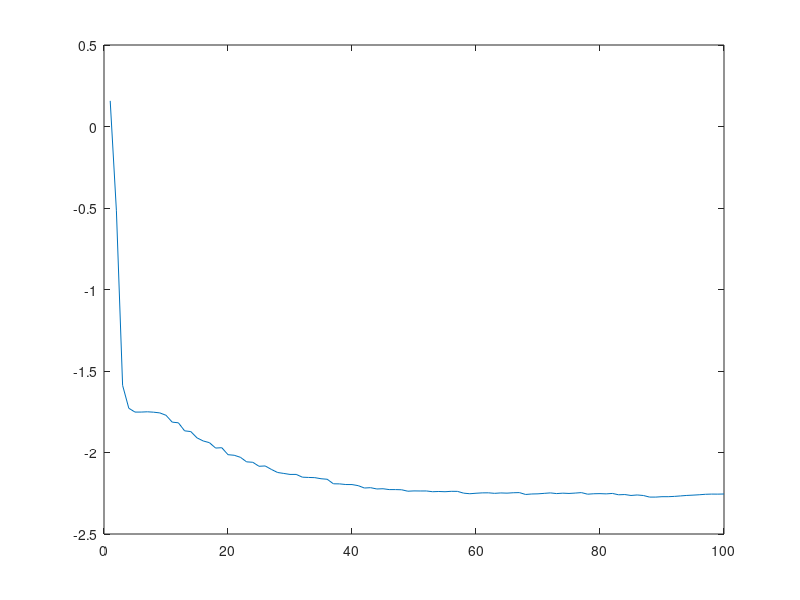
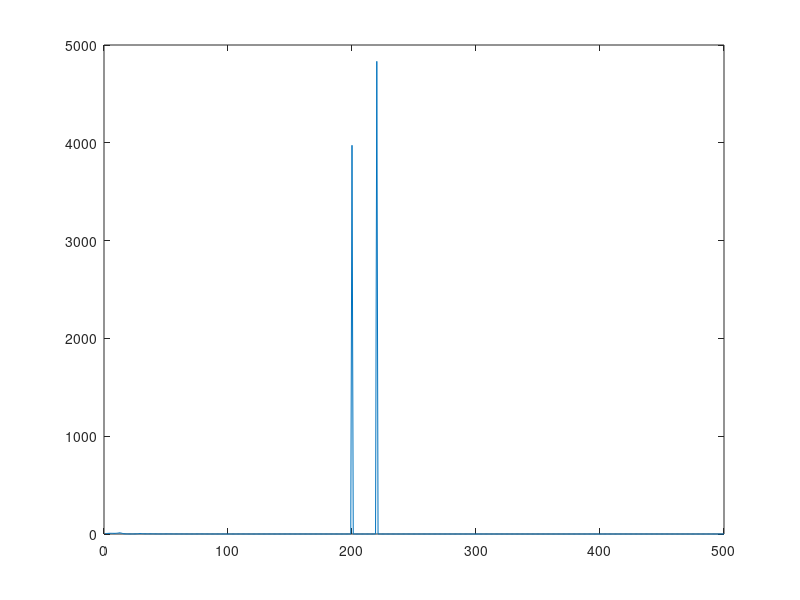
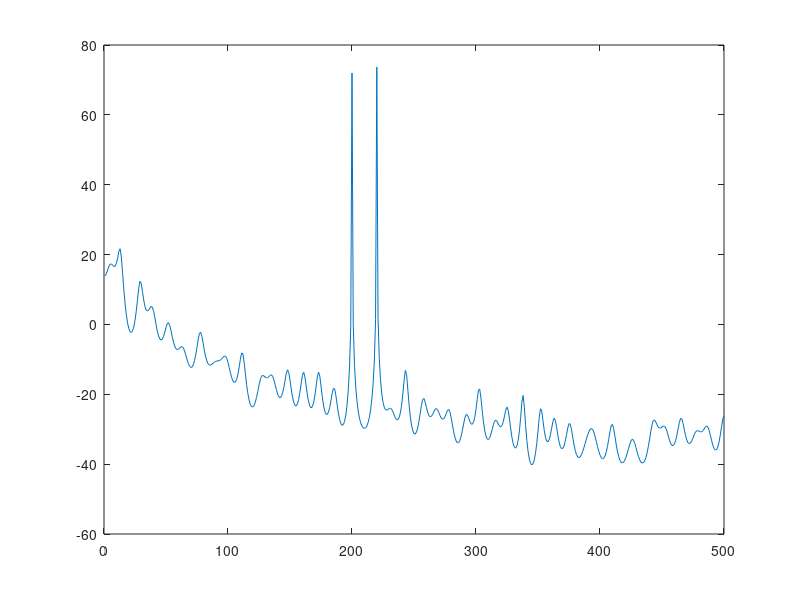

Here is the MATLAB script that generated these plots, in order:
% Ve mat do pho cong suat, dung mo hinh AR, 
% phuong phap binh phuong toi thieu

clear
close all
clc
load myfile.mat xx

N=1001;
T=0.001;

tt=xx(1,:);
yy=xx(2,:);

for p=1:100
    
    xn=zeros(N-p,1);
    R=zeros(N-p,p); 
    theta=zeros(p,1);
    for k=1:(N-p)
        xn(k)=yy(k+p);
    end

   

    for m=1:(N-p)
        for n=1:p
            R(m,n) = -yy(m+p-n);
        end
    end

    theta = (R'*R)\R'*xn;

    Jmin=(xn-R*theta)'*(xn-R*theta);

    b0 = sqrt(Jmin/(N-p));

    AIC(p) = 2*p/N + log(b0.^2);
   
end

pp=1:100;
plot(pp,AIC);

min=AIC(1);
for p=1:100
    if (AIC(p)<min)
        min=AIC(p);
        p0=p;
    end
end

fprintf(' Gia tri p de AIC nho nhat la: %d',p0);


% Sau khi da xac dinh duoc p, ta ve pho mat do cong suat
p=p0;
xn=zeros(N-p,1);
R=zeros(N-p,p); 
theta=zeros(p,1);
for k=1:(N-p)
     xn(k)=yy(k+p);
end



for m=1:(N-p)
    for n=1:p
        R(m,n) = -yy(m+p-n);
    end
end

theta = (R'*R)\R'*xn;

Jmin=(xn-R*theta)'*(xn-R*theta);

b0 = sqrt(Jmin/(N-p));

for f=1:500
    s(f)=1;
    for k=1:p
        s(f)=s(f)+theta(k)*exp(-1i*2*pi*f*T.*k);
    end
    H(f)=b0/s(f);
    
end

P=(abs(H)).^2;
P_3db=20*log10(P);

figure
ff=1:500;
plot(ff,P);

figure
plot(ff,P_3db);